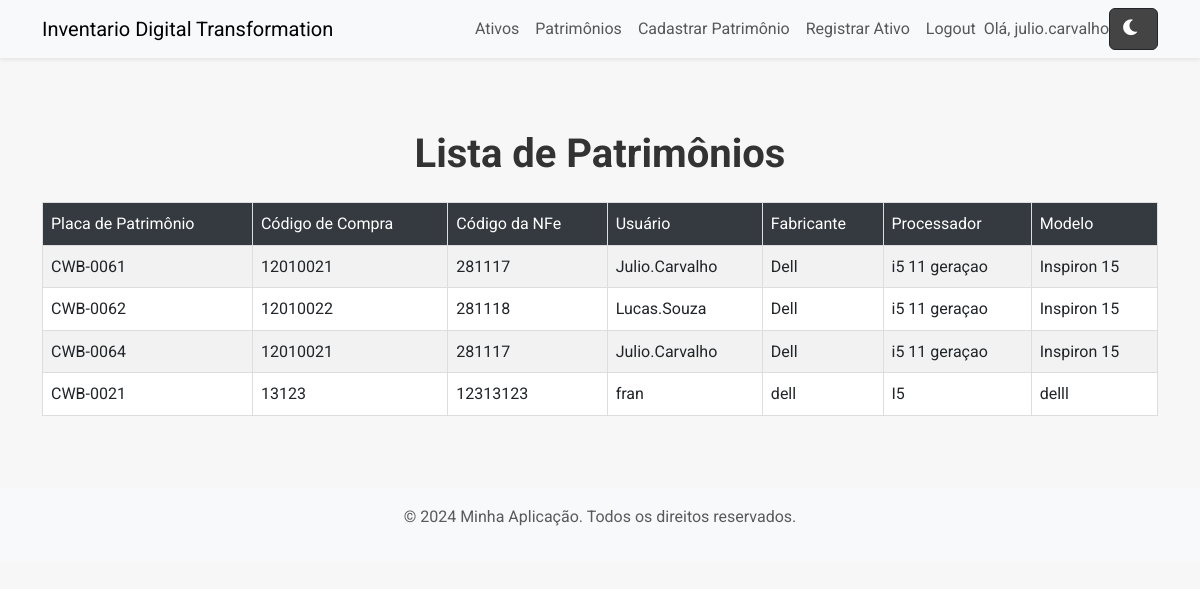
/listar_patrimonios (signed in), run on an earlier commit of the app's database.
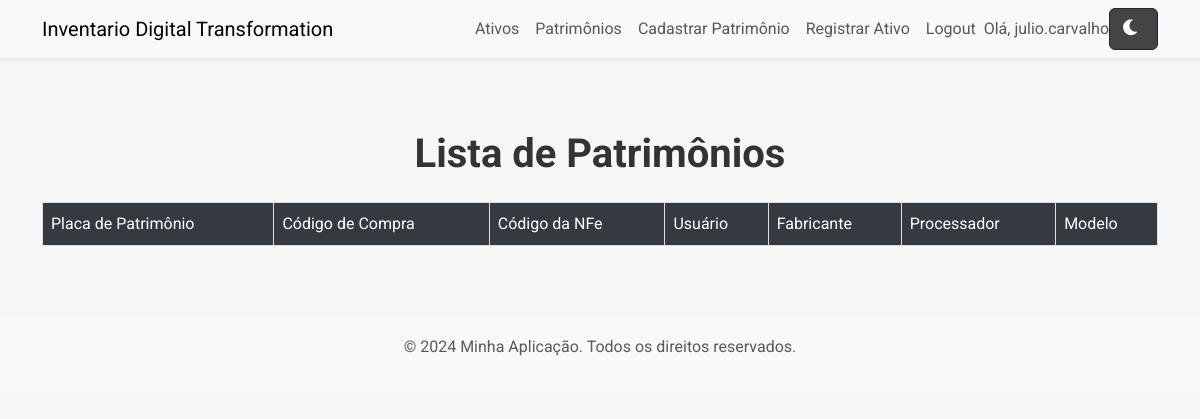
And on a later commit of the database.
### models/models.py (models this page shows, shortened)
class User(db.Model, UserMixin):
    id = db.Column(db.Integer, primary_key=True)
    username = db.Column(db.String(150), unique=True, nullable=False)
    password = db.Column(db.String(150), nullable=False)

class Patrimonio(db.Model):
    __tablename__ = 'patrimonios'
    id = db.Column(db.Integer, primary_key=True)
    placa_patrimonio = db.Column(db.String(50), nullable=False, unique=True)
    codigo_compra = db.Column(db.String(50), nullable=False)
    cod_nfe = db.Column(db.String(50), nullable=False)
    usuario = db.Column(db.String(150), nullable=False)
    fabricante = db.Column(db.String(100), nullable=False)
    processador = db.Column(db.String(100), nullable=False)
    modelo = db.Column(db.String(100), nullable=False)
    data_cadastro = db.Column(db.DateTime, default=lambda: datetime.now(timezone.utc))

### routes/routes.py (the view)
@routes.route('/listar_patrimonios')
@login_required
def listar_patrimonios():
    patrimonios = Patrimonio.query.all()
    return render_template('listar_patrimonios.html', patrimonios=patrimonios)

### routes/routes.py (called while the page is built)
@login_manager.user_loader
def load_user(user_id):
    return User.query.get(int(user_id))

### templates/listar_patrimonios.html (shortened to what this page needs)
{% extends 'base.html' %}
{% block content %}
<div class="my-4">
    <h1 class="text-center">Lista de Patrimônios</h1>
    <table class="table table-hover table-striped table-bordered mt-4">
        <thead class="thead-dark">
            <tr>
                <th>Placa de Patrimônio</th>
                <th>Código de Compra</th>
                <th>Código da NFe</th>
                <th>Usuário</th>
                <th>Fabricante</th>
                <th>Processador</th>
                <th>Modelo</th>
            </tr>
        </thead>
        <tbody>
            {% for patrimonio in patrimonios %}
            <tr>
                <td>{{ patrimonio.placa_patrimonio }}</td>
                <td>{{ patrimonio.codigo_compra }}</td>
                <td>{{ patrimonio.cod_nfe }}</td>
                <td>{{ patrimonio.usuario }}</td>
                <td>{{ patrimonio.fabricante }}</td>
                <td>{{ patrimonio.processador }}</td>
                <td>{{ patrimonio.modelo }}</td>
            </tr>
            {% endfor %}
        </tbody>
    </table>
</div>
{% endblock %}

### templates/base.html (shortened to what this page needs)
<!DOCTYPE html>
<html lang="en">
<head>
    <link href="https://cdn.jsdelivr.net/npm/bootstrap@5.3.0-alpha1/dist/css/bootstrap.min.css" rel="stylesheet">
    <link rel="stylesheet" href="{{ url_for('static', filename='css/style.css') }}">
    <link rel="stylesheet" href="https://cdnjs.cloudflare.com/ajax/libs/font-awesome/6.0.0-beta3/css/all.min.css">
</head>
<body>
    <nav class="navbar navbar-expand-lg navbar-light bg-light shadow-sm">
        <div class="container">
            <a class="navbar-brand" href="{{ url_for('routes.home') }}">Inventario Digital Transformation</a>
            <div class="collapse navbar-collapse" id="navbarNav">
                <ul class="navbar-nav ms-auto">
                    {% if current_user.is_authenticated %}
                        <li class="nav-item">
                            <a class="nav-link" href="{{ url_for('routes.listar_ativos') }}">Ativos</a>
                        </li>
                        <li class="nav-item">
                            <a class="nav-link" href="{{ url_for('routes.listar_patrimonios') }}">Patrimônios</a>
                        </li>
                        <li class="nav-item">
                            <a class="nav-link" href="{{ url_for('routes.cadastrar_patrimonio') }}">Cadastrar Patrimônio</a>
                        </li>
                        <li class="nav-item">
                            <a class="nav-link" href="{{ url_for('routes.cadastro_ativos') }}">Registrar Ativo</a>
                        </li>
                        <li class="nav-item">
                            <a class="nav-link" href="{{ url_for('routes.logout') }}">Logout</a>
                        </li>
                    {% else %}
                        <li class="nav-item">
                            <a class="nav-link" href="{{ url_for('routes.register') }}">Registrar</a>
                        </li>
                    {% endif %}
                    <span class="navbar-text">
                        {% if current_user.is_authenticated %}
                            Olá, {{ current_user.username }}
                        {% else %}
                            <a href="{{ url_for('routes.login') }}" class="btn btn-outline-success">Login</a>
                        {% endif %}
                    </span>
                    <button id="toggle-dark-mode" class="btn btn-dark">
                        <i class="fas fa-moon" id="dark-mode-icon"></i>
                    </button>
                </ul>
            </div>
        </div>
    </nav>
    <div class="container my-5">
        <div class="row">
            <div class="col-md-12">
                {% block content %}{% endblock %}
            </div>
        </div>
    </div>
    <footer class="bg-light text-center py-3 mt-auto">
        <div class="container">
            <p class="text-muted">&copy; 2024 Minha Aplicação. Todos os direitos reservados.</p>
        </div>
    </footer>
</body>
</html>

### static/css/style.css (style rules this page uses)
body { background-color: #f7f7f7; color: #333; font-family: 'Roboto', sans-serif; font-size: 16px; line-height: 1.6; }
h1, h2, h3, h4, h5, h6 { color: #333; font-family: 'Roboto', sans-serif; font-weight: 700; }
p, td, th, button { font-family: 'Roboto', sans-serif; font-weight: 400; }
.table-striped { background-color: #ffffff; border: 1px solid #ddd; }
.table-bordered th, .table-bordered td { border: 1px solid #ddd; }
.thead-dark th { background-color: #343a40; color: #fff; }
button #dark-mode-icon { margin-right: 5px; font-size: 18px; }
button.btn-dark { background-color: #444; color: #fff; }

What changed in the data, as far as the page shows it:
removed Patrimonio: placa_patrimonio "CWB-0061", codigo_compra "12010021", cod_nfe "281117", usuario "Julio.Carvalho", fabricante "Dell", processador "i5 11 geraçao", modelo "Inspiron 15"
removed Patrimonio: placa_patrimonio "CWB-0062", codigo_compra "12010022", cod_nfe "281118", usuario "Lucas.Souza", fabricante "Dell", processador "i5 11 geraçao", modelo "Inspiron 15"
removed Patrimonio: placa_patrimonio "CWB-0064", codigo_compra "12010021", cod_nfe "281117", usuario "Julio.Carvalho", fabricante "Dell", processador "i5 11 geraçao", modelo "Inspiron 15"
removed Patrimonio: placa_patrimonio "CWB-0021", codigo_compra "13123", cod_nfe "12313123", usuario "fran", fabricante "dell", processador "I5", modelo "delll"
